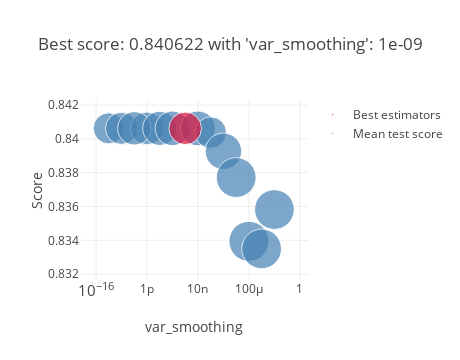

The code cell stored with this chart in its notebook:
### Code cell
parameters = {
    'var_smoothing': [1e-2, 1e-3, 1e-4, 1e-5, 1e-6, 1e-7, 1e-8, 1e-9, 1e-10, 1e-11, 1e-12, 1e-13, 1e-14, 1e-15]
}
clf = GridSearchCV(model, parameters, cv=5, verbose=VERBOSE, n_jobs=-1)
clf.fit(X_train, y_train)
plot_grid_search(clf)
table_grid_search(clf)

### Figure 1 — Plotly figure (JSON) as saved in the notebook; plotly's stock layout.template omitted (floating-point values rounded to 4 significant figures)
{"data": [{"marker": {"color": "SteelBlue", "size": [0.6502, 0.6974, 0.7201, 0.7443, 0.7809, 0.8005, 0.8095, 0.6689, 0.8916, 1.062, 1.057, 1.072, 1.054], "sizemin": 4, "sizemode": "area", "sizeref": 0.00134}, "mode": "markers", "name": "Mean test score", "showlegend": true, "text": ["'var_smoothing': 1e-15", "'var_smoothing': 1e-14", "'var_smoothing': 1e-12", "'var_smoothing': 1e-13", "'var_smoothing': 1e-11", "'var_smoothing': 1e-10", "'var_smoothing': 1e-08", "'var_smoothing': 1e-07", "'var_smoothing': 1e-06", "'var_smoothing': 1e-05", "'var_smoothing': 0.01", "'var_smoothing': 0.0001", "'var_smoothing': 0.001"], "type": "scatter", "x": [1e-15, 1e-14, 1e-12, 1e-13, 1e-11, 1e-10, 1e-08, 1e-07, 1e-06, 1e-05, 0.01, 0.0001, 0.001], "xaxis": "x", "y": [0.8406, 0.8406, 0.8406, 0.8406, 0.8406, 0.8406, 0.8406, 0.8404, 0.8393, 0.8377, 0.8358, 0.8339, 0.8335], "yaxis": "y"}, {"marker": {"color": "Crimson", "size": [0.7097], "sizemin": 4, "sizemode": "area", "sizeref": 0.00134}, "mode": "markers", "name": "Best estimators", "showlegend": true, "text": ["{'var_smoothing': 1e-09}"], "type": "scatter", "x": [1e-09], "xaxis": "x", "y": [0.8406], "yaxis": "y"}], "layout": {"height": 360, "hovermode": "closest", "legend": {"traceorder": "reversed"}, "title": {"text": "Best score: 0.840622 with 'var_smoothing': 1e-09"}, "width": 460, "xaxis": {"anchor": "y", "domain": [0, 1], "title": {"text": "var_smoothing"}, "type": "log"}, "yaxis": {"anchor": "x", "domain": [0, 1], "title": {"text": "Score"}}}}
